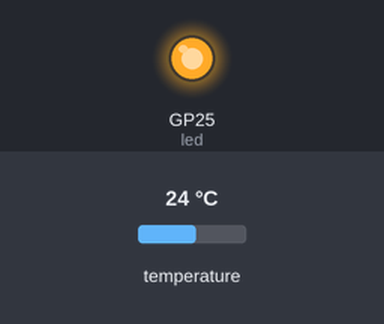
Bench run of a program on a simulated Raspberry Pi Pico running MicroPython. Shown: output pins drawn as LEDs (lit = HIGH). The test bench sets the inputs (shaded band); at power-on: temperature 24 °C. Random numbers come from a fixed seed; what the program prints to the serial console is not drawn.

Above: at 0.1 s.
At 0.6 s:
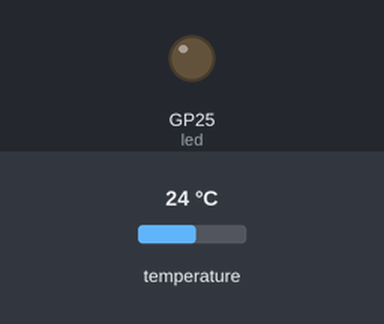
Timing chart, 0 to 2.1 s (numbered marks = the images above):
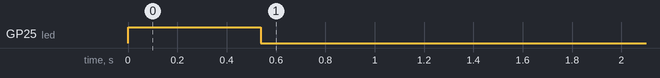

The program:

pico_temptest.py
```python
"""
  DS18b20 program for Raspberry Pi Pico

  Hardware:
  DS18b20 attached to GPIO 0
"""

from machine import Pin, Timer
import time
import onewire
import ds18x20
from mpae import *

led = Pin("LED", Pin.OUT)
led.value(1)

print("DS18b20 testprogram\n")

ow_pin = Pin(0)
ow = onewire.OneWire(ow_pin)

ds_sensor = ds18x20.DS18X20(ow)
roms = ds_sensor.scan()


motor = PaeMotor()
t1 = motor.add_node(MPaeNode(type=PaeType_Normal, name="Temperature 1", id="t1"))
t2 = motor.add_node(MPaeNode(type=PaeType_Normal, name="Temperature 2", id="t2"))
motor.add_node(MPaeNode(type=PaeType_Min, name="Temp1 min", source="t1"))
motor.add_node(MPaeNode(type=PaeType_Max, name="Temp1 max", source="t1"))
motor.add_node(MPaeNode(type=PaeType_Min, name="Temp2 min", source="t2"))
motor.add_node(MPaeNode(type=PaeType_Max, name="Temp2 max", source="t2"))

motor.initiate()

nodes = [t1, t2]

print("Roms found on onewire bus:")
for rom in roms:
    print(rom)

timer0 = Timer()

def tick(timer):
    global led
    ds_sensor.convert_temp()
    led.toggle()
    time.sleep_ms(750)
    for rom, node in zip(roms, nodes):
        #print(f"{rom}: {ds_sensor.read_temp(rom):4.1f}")
        node.update(ds_sensor.read_temp(rom))

    motor.update()
    motor.printout()
    led.toggle()

timer0.init(freq=2, mode=Timer.PERIODIC, callback=tick)
```

mpae.py
```python
# (licence header left out)
from math import sin
import time
#from random import random


class PaeFilter:
    len: int = 10

    def __init(self, len = 10):
        self.data = []

    def update(self, new_val: float) -> float:
        self.data.append(new_val)
        if len(self.data) > self.len:
            self.data.pop(0)

        return sum(self.data) / len(self.data)


PaeType_Normal = const(0)
PaeType_Max = const(1)
PaeType_Min = const(2)
PaeType_Count = const(3)
PaeType_Average = const(4)
PaeType_Integrate = const(5)
PaeType_Derivate = const(6)
PaeType_Counter = const(7)
PaeType_Limit = const(8)
PaeType_RateLimit = const(9)
PaeType_Addition = const(10)
PaeType_Subtract = const(11)
PaeType_Multiply = const(12)
PaeType_Division = const(13)
PaeType_Multiply_Add = const(14)
PaeType_Absolute = const(40)
PaeType_Above = const(41)
PaeType_Below = const(42)
PaeType_Sine = const(100)
PaeType_Square = const(101)
PaeType_Random = const(102)
PaeType_Alarm_above = const(200)
PaeType_Alarm_below = const(201)
PaeType_Alarm_between = const(203)


class MPaeNode:
    def __init__(
        self,
        id: str = "",
        desc: str = "",
        name: str = "",
        unit: str = "",
        type: int = PaeType_Normal,
        source: MPaeNode = None,
        max_limit: float = 0.0,
        min_limit: float = 0.0,
        term: float = 0.0,
        factor: float = 1.0,
        offset: float = 0.0,
        plot: bool = True,
        param: bool = False,
        threshold: float = 0.0,
        period: float = 1.0,
        amplitude: float = 1.0,
        average: int = 1,
        divider: float = 1.0,
        tick: int = 0,
        enabled: bool = True,
    ) -> None:
        self.id = id
        self.name = name
        self.value = 0.0
        self.last = 0.0
        self.type = type
        self.source = source
        self.invalid = False
        self.no_data = False
        self.out_of_range = False
        self.max_limit = max_limit
        self.min_limit = min_limit
        self.term = term
        self.offset = offset
        self.factor = factor
        self.threshold = threshold
        self.period = period
        self.amplitude = amplitude
        self.average = average
        self.divider = divider
        self.is_enabled = True
        self.tick = tick

        if self.type == PaeType_Average:
            self.filter = PaeFilter(self.average)

    def get_id(self) -> str:
        return self.id

    def get_value(self) -> float:
        return self.value

    def get(self, d) -> float:
        if type(d) is float:
            return d

        if type(d) is MPaeNode:
            return d.get_value()

    def update(self, value = None) -> None:

        if not self.is_enabled:
            return

        if value is not None:
            self.value = value

        if self.source is not None:
            sv = self.source.get_value()
        else:
            sv = self.value

        if self.type == PaeType_Normal:
            self.value = sv

        if self.type == PaeType_Min:
            if sv < self.value:
                self.value = sv

        if self.type == PaeType_Max:
            if sv > self.value:
                self.value = sv

        if self.type == PaeType_Counter:
            if self.source.value > 0.5 and self.last < 0.5:
                self.value += 1

            self.last = self.source.value

        if self.type == PaeType_Average:
            self.value = self.filter.update(sv)

        if self.type == PaeType_Sine:
            sv = self.get(self.amplitude) * sin(self.tick / 20) + self.get(self.offset)
            self.value = sv
            self.tick += 1

        if self.type == PaeType_Square:
            if self.tick > 0:
                self.value = 1
            else:
                self.value = 0
            self.tick += 1
            if self.tick > self.get(self.period):
                self.tick = -self.get(self.period)
            # if self.tick > 5:
            #     self.tick = -5

        if self.type == PaeType_Random:
            self.value = self.offset + (self.factor * random())

        if self.type == PaeType_Limit:
            if sv > self.max_limit:
                self.value = self.max_limit
                return
            if sv < self.min_limit:
                self.value = self.min_limit
                return
            self.value = sv

        if self.type == PaeType_RateLimit:
            self.last = self.source.value

        if self.type == PaeType_Multiply:
            self.value = sv * self.get(self.factor)

        if self.type == PaeType_Division:
            self.value = sv / self.get(self.divider)

        if self.type == PaeType_Multiply_Add:
            self.value = sv * self.get(self.factor) + self.get(self.term)

        if self.type == PaeType_Subtract:
            self.value = sv - self.get(self.term)

        if self.type == PaeType_Addition:
            self.value = sv + self.get(self.term)

        if self.type == PaeType_Absolute:
            self.value = abs(sv)

        if self.type == PaeType_Above:
            if sv > self.threshold:
                self.value = 1
            else:
                self.value = 0

        if self.type == PaeType_Below:
            if sv < self.threshold:
                self.value = 1
            else:
                self.value = 0

    def __str__(self) -> str:
        return f"{self.name:24} {self.id:10} {self.value:10.3f}"


class PaeMotor:
    def __init__(self) -> None:
        super().__init__()
        self.nodes = []
        self.first = False
        self.plots = []

    def add_node(self, node: MPaeNode, plot: bool = True) -> MPaeNode:
        self.nodes.append(node)
        if plot is True:
            self.plots.append(node)
        return node

    def find_node(self, id: str) -> MPaeNode:
        for node in self.nodes:
            if node.id == id:
                return node
        return None

    def initiate(self):
        for node in self.nodes:
            if type(node.source) is str:
                node.source = self.find_node(node.source)

            if type(node.term) is str:
                node.term = self.find_node(node.term)

            if type(node.factor) is str:
                node.factor = self.find_node(node.factor)

            if type(node.divider) is str:
                node.divider = self.find_node(node.divider)

            if type(node.max_limit) is str:
                node.max_limit = self.find_node(node.max_limit)

            if type(node.min_limit) is str:
                node.min_limit = self.find_node(node.min_limit)

            if type(node.offset) is str:
                node.offset = self.find_node(node.offset)

            if type(node.threshold) is str:
                node.threshold = self.find_node(node.threshold)

            if type(node.period) is str:
                node.period = self.find_node(node.period)

            if type(node.amplitude) is str:
                node.amplitude = self.find_node(node.amplitude)

    def update(self) -> None:
        for node in self.nodes:
            node.update()

    def printout(self) -> None:
        print(self, end="")

    def __str__(self) -> str:
        out = ""
        if self.first is not True:
            for _ in self.nodes:
                out += "\n"
            self.first = True

        for _ in self.nodes:
            out +=  "\x1b[A"  # cursor up

        for x in self.nodes:
            out += f"{str(x)}\n"
        return out


# def main() -> None:
#     motor = PaeMotor()
#
#     motor.add_node(MPaeNode(type=PaeType_Sine, name="Sine", id="sin"))
#     motor.add_node(MPaeNode(type=PaeType_Square, name="Square", id="sqr"))
#     motor.add_node(MPaeNode(type=PaeType_Min, name="Min sin", source="sin"))
#     motor.add_node(MPaeNode(type=PaeType_Max, name="Max sin", source="sin"))
#     motor.add_node(MPaeNode(type=PaeType_Counter, name="Square count", source="sqr"))
#
#     motor.initiate()
#
#     while True:
#         motor.update()
#         motor.printout()
#         time.sleep(0.1)
#
#
# if __name__ == "__main__":
#     main()
```

Measured:
- by itself, GP25 (led): HIGH → LOW at 0.54 s
